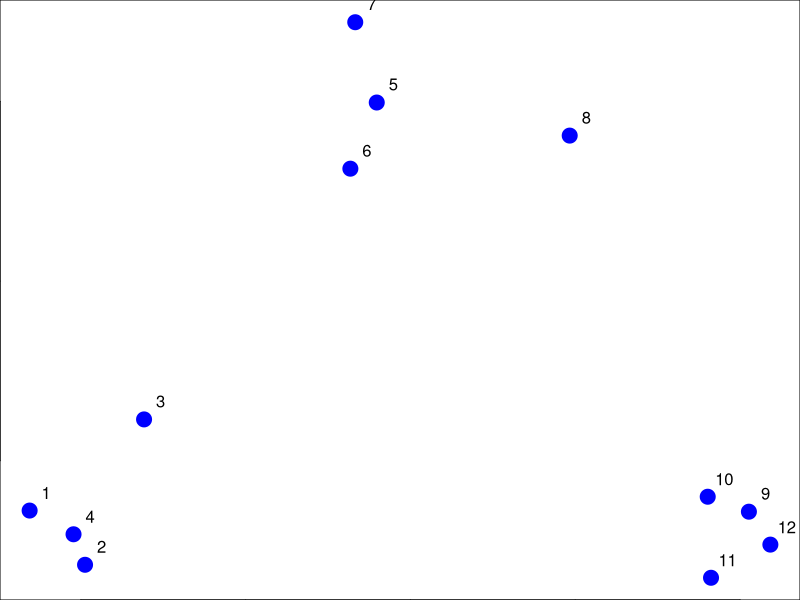
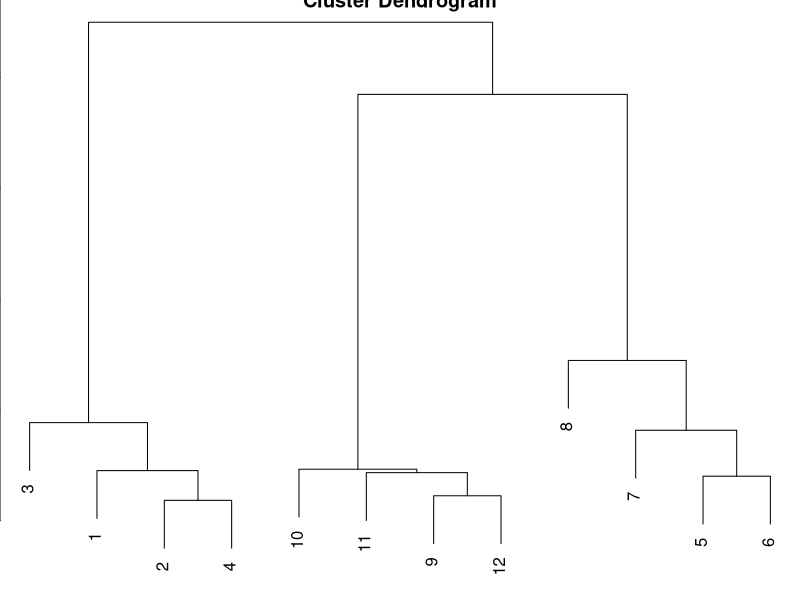

The R script that drew these images, in order:
## Hierarchical clustering
set.seed(1234)
par(mar=c(0,0,0,0))
x<- rnorm(12, mean=rep(1:3,each=4),sd=0.2)
x<- rnorm(12, mean=rep(1:3,each=4),sd=0.2)
y<-rnorm(12, mean = rep(c(1,2,1), each=4),sd=0.2)
plot(x,y, col="blue",pch=19, cex=2)
text(x+0.05, y+0.05, labels =as.character(1:12))
dataFrame<- data.frame(x=x,y=y)
## Calculates the distance between the points
distxy<-dist(dataFrame)
## create a tree
hClustering<-hclust(distxy)
plot(hClustering)

